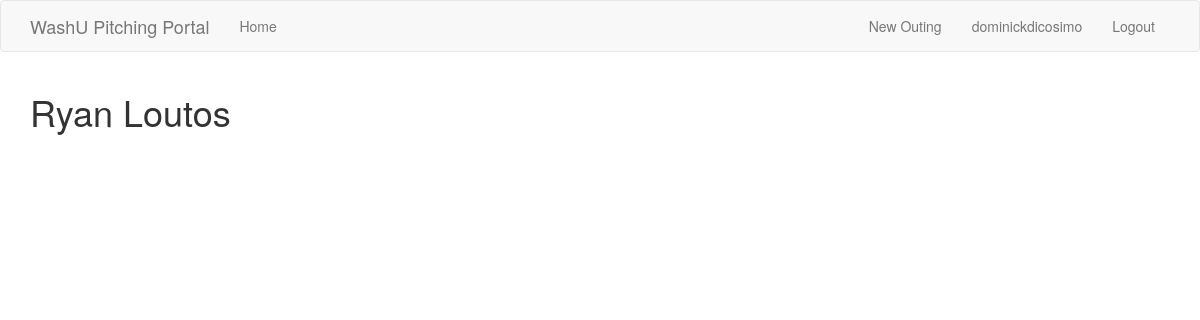
The app's page /user/ryanloutos (signed in), older data.
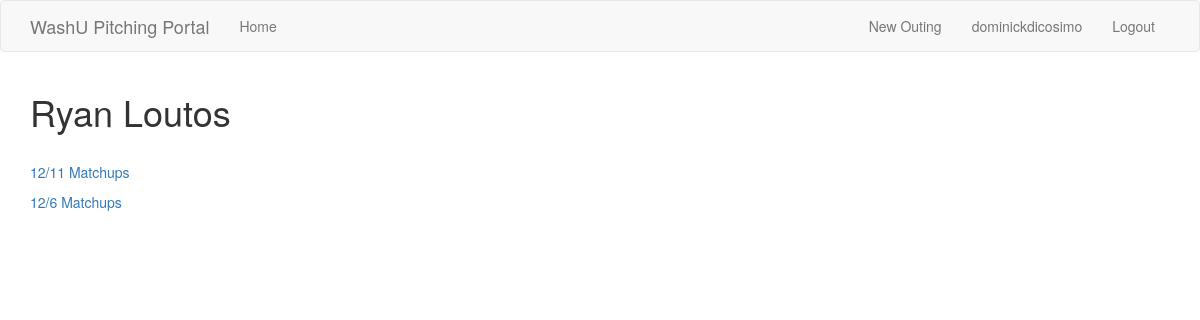
The same page, newer data.
### app/models.py (models this page shows, shortened)
class User(UserMixin, db.Model):
    id = db.Column(db.Integer, primary_key=True)
    admin = db.Column(db.Boolean, index=True)
    username = db.Column(db.String(64), index=True, unique=True)
    email = db.Column(db.String(120), index=True, unique=True)
    password_hash = db.Column(db.String(128))
    firstname = db.Column(db.String(64))
    lastname = db.Column(db.String(64))
    year = db.Column(db.String(32), index=True)
    throws = db.Column(db.String(8), index=True)
    outings = db.relationship('Outing', backref='pitcher', lazy='dynamic')
    def __repr__(self):
        return f'{self.firstname} {self.lastname}'

class Outing(db.Model):
    id = db.Column(db.Integer, primary_key=True)
    date = db.Column(db.Date, index=True)
    opponent = db.Column(db.String(32), index=True)
    season = db.Column(db.String(32), index=True)
    user_id = db.Column(db.Integer, db.ForeignKey('user.id'), index=True)
    pitches = db.relationship('Pitch', backref='outing', lazy='dynamic')
    def __repr__(self):
        year = self.date.year
        month = self.date.month
        day = self.date.day
        return f'{month}/{day} {self.opponent}'

### app/routes.py (the view)
@app.route('/user/<username>')
@login_required
def user(username):
    user = User.query.filter_by(username=username).first_or_404()
    outings = user.outings
    return render_template(
        'user.html',
        title='User',
        user=user,
        outings=outings)

### app/models.py (called while the page is built)
@login.user_loader
def load_user(id):
    return User.query.get(int(id))

### app/templates/user.html
{% extends "base.html" %}
{% block app_content %}
    <h1>{{ user }}</h1>
    <br>
    <div>
        {% for o in outings %}
        <p>
            <a href="{{ url_for('outing',outing_id=o.id) }}">{{ o }}</a>
        </p>
        {% endfor %}
    </div>
{% endblock %}

### app/templates/base.html (shortened to what this page needs)
{% extends 'bootstrap/base.html' %}
{% block navbar %}
    <nav class="navbar navbar-default">
        <div class="container">
            <div class="navbar-header">
                <a class="navbar-brand" href="{{ url_for('index') }}">WashU Pitching Portal</a>
            </div>
            <div class="collapse navbar-collapse" id="bs-example-navbar-collapse-1">
                <ul class="nav navbar-nav">
                    <li><a href="{{ url_for('index') }}">Home</a></li>
                </ul>
                <ul class="nav navbar-nav navbar-right">
                    {% if current_user.is_anonymous %}
                    <li><a href="{{ url_for('login') }}">Login</a></li>
                    {% else %}
                    <li><a href="{{ url_for('new_outing') }}">New Outing</a></li>
                    <li><a href="{{ url_for('user', username=current_user.username) }}">{{ current_user.username }}</a></li>
                    <li><a href="{{ url_for('logout') }}">Logout</a></li>
                    {% endif %}
                </ul>
            </div>
        </div>
    </nav>
{% endblock %}
{% block content %}
    <div class="container">
        {% block app_content %}{% endblock %}
    </div>
{% endblock %}

Row changes from the older to the newer data that the page shows:
added Outing: date+opponent "12/11 Matchups"
added Outing: date+opponent "12/6 Matchups"
